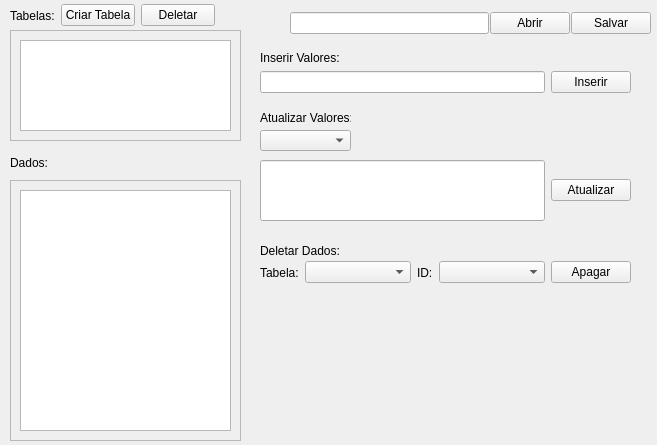
<?xml version="1.0" encoding="UTF-8"?>
<ui version="4.0">
 <class>MainWindow</class>
 <widget class="QMainWindow" name="MainWindow">
  <property name="geometry">
   <rect>
    <x>0</x>
    <y>0</y>
    <width>657</width>
    <height>445</height>
   </rect>
  </property>
  <property name="windowTitle">
   <string>MainWindow</string>
  </property>
  <widget class="QWidget" name="centralwidget">
   <widget class="QScrollArea" name="scrollArea">
    <property name="geometry">
     <rect>
      <x>10</x>
      <y>30</y>
      <width>231</width>
      <height>111</height>
     </rect>
    </property>
    <property name="widgetResizable">
     <bool>true</bool>
    </property>
    <widget class="QWidget" name="scrollAreaWidgetContents">
     <property name="geometry">
      <rect>
       <x>0</x>
       <y>0</y>
       <width>229</width>
       <height>109</height>
      </rect>
     </property>
     <layout class="QGridLayout" name="gridLayout">
      <item row="0" column="0">
       <widget class="QTableView" name="tableView"/>
      </item>
     </layout>
    </widget>
   </widget>
   <widget class="QLabel" name="label">
    <property name="geometry">
     <rect>
      <x>260</x>
      <y>50</y>
      <width>81</width>
      <height>16</height>
     </rect>
    </property>
    <property name="text">
     <string>Inserir Valores:</string>
    </property>
   </widget>
   <widget class="QLabel" name="label_2">
    <property name="geometry">
     <rect>
      <x>260</x>
      <y>110</y>
      <width>91</width>
      <height>16</height>
     </rect>
    </property>
    <property name="text">
     <string>Atualizar Valores:</string>
    </property>
   </widget>
   <widget class="QComboBox" name="slideBoxUpdate">
    <property name="geometry">
     <rect>
      <x>260</x>
      <y>130</y>
      <width>91</width>
      <height>21</height>
     </rect>
    </property>
   </widget>
   <widget class="QLabel" name="label_3">
    <property name="geometry">
     <rect>
      <x>260</x>
      <y>240</y>
      <width>81</width>
      <height>21</height>
     </rect>
    </property>
    <property name="text">
     <string>Deletar Dados:</string>
    </property>
   </widget>
   <widget class="QScrollArea" name="scrollArea_2">
    <property name="geometry">
     <rect>
      <x>10</x>
      <y>180</y>
      <width>231</width>
      <height>261</height>
     </rect>
    </property>
    <property name="widgetResizable">
     <bool>true</bool>
    </property>
    <widget class="QWidget" name="scrollAreaWidgetContents_2">
     <property name="geometry">
      <rect>
       <x>0</x>
       <y>0</y>
       <width>229</width>
       <height>259</height>
      </rect>
     </property>
     <layout class="QGridLayout" name="gridLayout_2">
      <item row="0" column="0">
       <widget class="QTableView" name="tableView_2"/>
      </item>
     </layout>
    </widget>
   </widget>
   <widget class="QLabel" name="label_7">
    <property name="geometry">
     <rect>
      <x>10</x>
      <y>153</y>
      <width>47</width>
      <height>20</height>
     </rect>
    </property>
    <property name="text">
     <string>Dados:</string>
    </property>
   </widget>
   <widget class="QWidget" name="horizontalLayoutWidget">
    <property name="geometry">
     <rect>
      <x>290</x>
      <y>10</y>
      <width>361</width>
      <height>27</height>
     </rect>
    </property>
    <layout class="QHBoxLayout" name="horizontalLayout">
     <property name="spacing">
      <number>4</number>
     </property>
     <item>
      <layout class="QGridLayout" name="gridLayout_3">
       <property name="horizontalSpacing">
        <number>1</number>
       </property>
       <item row="0" column="0">
        <widget class="QLineEdit" name="inputDBName"/>
       </item>
       <item row="0" column="1">
        <widget class="QPushButton" name="btnAbrirDB">
         <property name="text">
          <string>Abrir</string>
         </property>
        </widget>
       </item>
       <item row="0" column="2">
        <widget class="QPushButton" name="btnSalvarDB">
         <property name="text">
          <string>Salvar</string>
         </property>
        </widget>
       </item>
      </layout>
     </item>
    </layout>
   </widget>
   <widget class="QWidget" name="horizontalLayoutWidget_2">
    <property name="geometry">
     <rect>
      <x>10</x>
      <y>0</y>
      <width>205</width>
      <height>31</height>
     </rect>
    </property>
    <layout class="QHBoxLayout" name="horizontalLayout_2">
     <item>
      <widget class="QLabel" name="label_4">
       <property name="text">
        <string>Tabelas:</string>
       </property>
      </widget>
     </item>
     <item>
      <widget class="QPushButton" name="btnCriarTable">
       <property name="text">
        <string>Criar Tabela</string>
       </property>
      </widget>
     </item>
     <item>
      <widget class="QPushButton" name="btnDelTable">
       <property name="text">
        <string>Deletar</string>
       </property>
      </widget>
     </item>
    </layout>
   </widget>
   <widget class="QWidget" name="horizontalLayoutWidget_3">
    <property name="geometry">
     <rect>
      <x>260</x>
      <y>70</y>
      <width>371</width>
      <height>25</height>
     </rect>
    </property>
    <layout class="QHBoxLayout" name="horizontalLayout_3">
     <item>
      <widget class="QLineEdit" name="inputValuesInsert"/>
     </item>
     <item>
      <widget class="QPushButton" name="btnInsertValues">
       <property name="text">
        <string>Inserir</string>
       </property>
      </widget>
     </item>
    </layout>
   </widget>
   <widget class="QWidget" name="horizontalLayoutWidget_4">
    <property name="geometry">
     <rect>
      <x>260</x>
      <y>160</y>
      <width>371</width>
      <height>61</height>
     </rect>
    </property>
    <layout class="QHBoxLayout" name="horizontalLayout_4">
     <item>
      <widget class="QLineEdit" name="inputUpdateValues">
       <property name="sizePolicy">
        <sizepolicy hsizetype="Expanding" vsizetype="Minimum">
         <horstretch>0</horstretch>
         <verstretch>0</verstretch>
        </sizepolicy>
       </property>
      </widget>
     </item>
     <item>
      <widget class="QPushButton" name="btnUpdateValues">
       <property name="text">
        <string>Atualizar</string>
       </property>
      </widget>
     </item>
    </layout>
   </widget>
   <widget class="QWidget" name="horizontalLayoutWidget_5">
    <property name="geometry">
     <rect>
      <x>260</x>
      <y>260</y>
      <width>371</width>
      <height>25</height>
     </rect>
    </property>
    <layout class="QHBoxLayout" name="horizontalLayout_5">
     <item>
      <widget class="QLabel" name="label_5">
       <property name="sizePolicy">
        <sizepolicy hsizetype="Maximum" vsizetype="Preferred">
         <horstretch>0</horstretch>
         <verstretch>0</verstretch>
        </sizepolicy>
       </property>
       <property name="text">
        <string>Tabela:</string>
       </property>
      </widget>
     </item>
     <item>
      <widget class="QComboBox" name="slideBoxIdDel"/>
     </item>
     <item>
      <widget class="QLabel" name="label_6">
       <property name="sizePolicy">
        <sizepolicy hsizetype="Maximum" vsizetype="Preferred">
         <horstretch>0</horstretch>
         <verstretch>0</verstretch>
        </sizepolicy>
       </property>
       <property name="text">
        <string>ID:</string>
       </property>
      </widget>
     </item>
     <item>
      <widget class="QComboBox" name="slideBoxTableDel"/>
     </item>
     <item>
      <widget class="QPushButton" name="btnDelValues">
       <property name="sizePolicy">
        <sizepolicy hsizetype="Maximum" vsizetype="Fixed">
         <horstretch>0</horstretch>
         <verstretch>0</verstretch>
        </sizepolicy>
       </property>
       <property name="text">
        <string>Apagar</string>
       </property>
      </widget>
     </item>
    </layout>
   </widget>
  </widget>
 </widget>
 <resources/>
 <connections/>
</ui>
